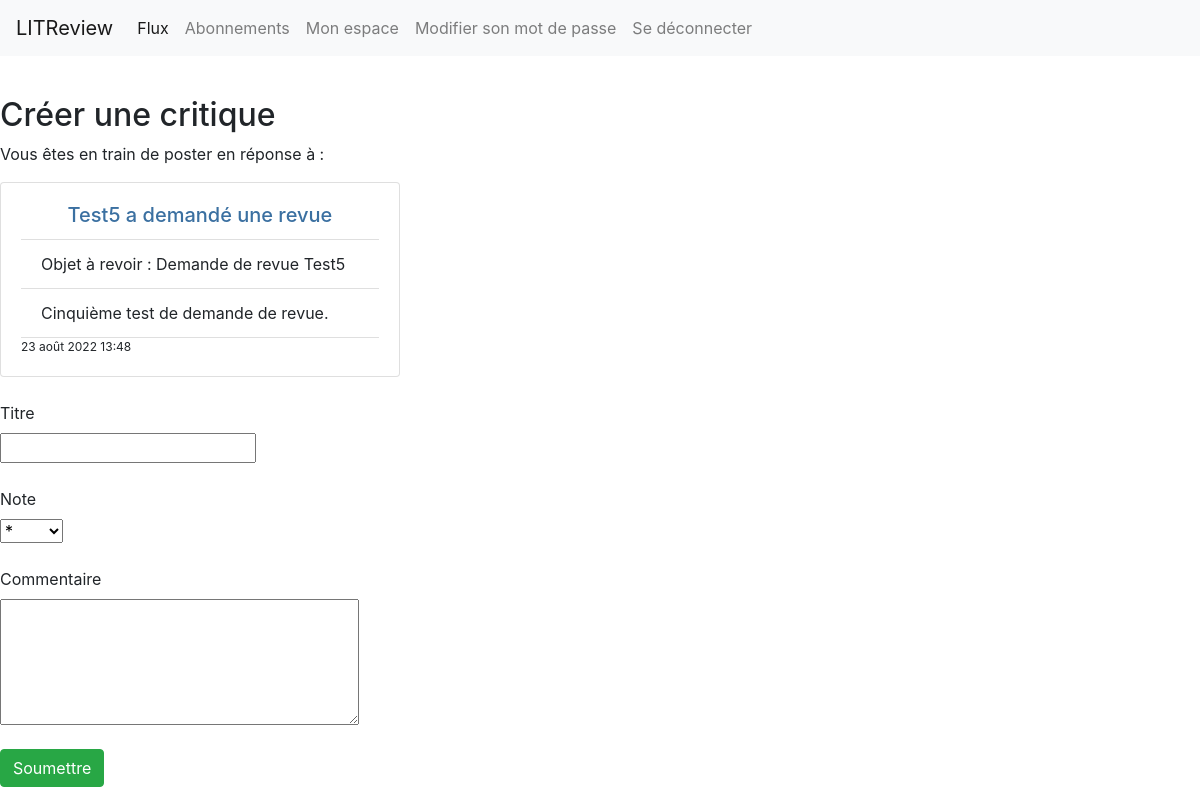
Screenshot of /reviews/47/create-review (signed in) with the database file from the repository.
### reviews/models.py (models this page shows)
class Ticket(models.Model):
    title = models.CharField(max_length=128)
    description = models.TextField(max_length=2048, blank=True)
    user = models.ForeignKey(to=settings.AUTH_USER_MODEL, on_delete=models.CASCADE)
    time_created = models.DateTimeField(auto_now_add=True)

### authentification/models.py (models this page shows)
class User(AbstractUser):
    pass

### reviews/views.py (the view, shortened to what this page needs)
@login_required
def review_upload(request, ticket_id):
    ticket = get_object_or_404(models.Ticket, id=ticket_id)
    review_form = forms.ReviewForm()
    context = {"review_form": review_form, "ticket": ticket}
    return render(request, "reviews/create_review.html", context=context)

### reviews/forms.py
class ReviewForm(forms.Form):
    rating = forms.ChoiceField(
        choices=STATUSCHOICES,
        label="",
        initial="",
        widget=forms.Select(),
        required=True,
    )
    headline = forms.CharField(max_length=128)
    body = forms.CharField(
        widget=forms.Textarea(attrs={"name": "body", "rows": "5", "cols": "33"})
    )

### reviews/templates/reviews/create_review.html (shortened to what this page needs)
{% extends 'base.html' %}
{% block content %}
        <h2>Créer une critique</h2>
        <p>Vous êtes en train de poster en réponse à :</p>
        <div class="card" style="width: 25rem;">
            <div class="card-body">
                {% if request.user == ticket.user  %}
                    <h5 class="card-title" style="text-align: center; color:rgb(59, 112, 161);">Vous avez demandé une revue</h5>
                {% else %}
                    <h5 class="card-title" style="text-align: center; color:rgb(59, 112, 161);">{{ ticket.user  }} a demandé une revue</h5>
                {% endif %}
                <ul class="list-group list-group-flush">
                    <li class="list-group-item">Objet à revoir : {{ ticket.title }}</li>
                    <li class="list-group-item">{{ ticket.description }}</li>
                </ul>
                <p class="card-text" style="font-size : 75%;">{{ticket.time_created}}</p>
            </div>
        </div>
    <div  class="center-block" id="create-ticket" style="width: 40%;">
        <form class="form-horizontal form" name="ReviewForm"  method="post">
            <br>
        <div class="control-group">
            <label class="control-label" for="headline">Titre</label>
            <div class="controls">
                {{ review_form.headline}}
            </div>
    </div>
    <br>
    <div class="control-group">
        <label class="control-label" for="rating">Note</label>
        <div class="controls">{{ review_form.rating }}</div>
    </div>
    <br>
        <div class="control-group">
            <label class="control-label" for="body">Commentaire</label>
            <div class="controls">
                {{ review_form.body}}
            </div>
      </div>
      <br>
      <div class="control-group">
            <div class="controls">
                <button type="submit" class="btn btn-success">Soumettre</button>
            </div>
        </div>
        </form>
    </div>
{% endblock content %}

### static/reviews/app.css (style rules this page uses)
html { font-family: Arial; }

### rows the page displays
Ticket: user "Test5", title "Demande de revue Test5", description "Cinquième test de demande de revue.", time_created "23 août 2022 13:48"
